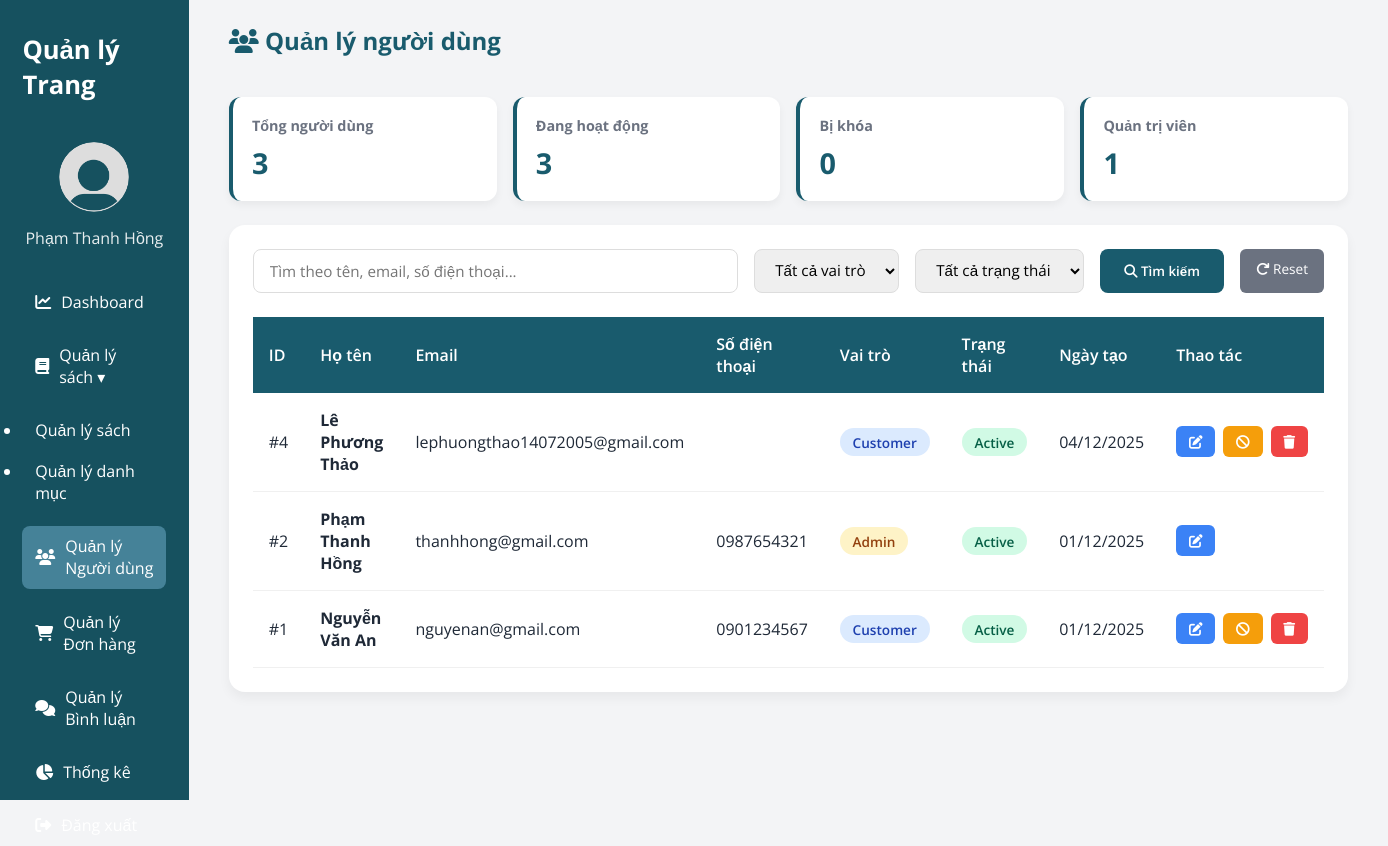
/admin_usermanagement.php (signed in), run on the app's committed database.
### tables this page shows
CREATE TABLE `users` (
  `user_id` int(11) NOT NULL,
  `full_name` varchar(100) NOT NULL,
  `email` varchar(150) NOT NULL,
  `password` varchar(255) NOT NULL,
  `phone` varchar(20) NOT NULL,
  `gender` enum('Nữ','Nam','Khác','') NOT NULL,
  `dob` date NOT NULL,
  `role` enum('customer','admin','','') NOT NULL,
  `created_at` datetime NOT NULL DEFAULT current_timestamp(),
  `status` enum('active','banned','','') NOT NULL,
  `reset_token` varchar(64) DEFAULT NULL,
  `token_expiry` datetime DEFAULT NULL,
  `login_attempts` int(11) DEFAULT 0,
  `last_attempt` datetime DEFAULT NULL
);

### admin_usermanagement.php (the view, shortened to what this page needs)
<?php
include 'connect.php';
$search = '';
$where = "WHERE 1=1";
$users_query = "SELECT * FROM users $where ORDER BY user_id DESC";
$users_result = mysqli_query($ocon, $users_query);
$total_users = mysqli_num_rows($users_result);
$total_active = mysqli_num_rows(mysqli_query($ocon, "SELECT user_id FROM users WHERE status='active'"));
$total_banned = mysqli_num_rows(mysqli_query($ocon, "SELECT user_id FROM users WHERE status='banned'"));
$total_admin = mysqli_num_rows(mysqli_query($ocon, "SELECT user_id FROM users WHERE role='admin'"));
?>
<!DOCTYPE html>
<html lang="vi">
<head>
    <link rel="stylesheet" href="CSS/admin.css">
    <link rel="stylesheet" href="https://cdnjs.cloudflare.com/ajax/libs/font-awesome/6.4.0/css/all.min.css">
</head>
<body>
<?php include 'admin_nav.php'; ?>
<main class="admin_main">
    <div class="admin_topbar">
        <h2><i class="fas fa-users"></i> Quản lý người dùng</h2>
    </div>
    <div class="stats_grid">
        <div class="stat_card">
            <h4>Tổng người dùng</h4>
            <p><?= $total_users ?></p>
        </div>
        <div class="stat_card">
            <h4>Đang hoạt động</h4>
            <p><?= $total_active ?></p>
        </div>
        <div class="stat_card">
            <h4>Bị khóa</h4>
            <p><?= $total_banned ?></p>
        </div>
        <div class="stat_card">
            <h4>Quản trị viên</h4>
            <p><?= $total_admin ?></p>
        </div>
    </div>
    <div class="user_table_container">
        <form method="GET" class="search_bar">
            <input type="text" name="search" placeholder="Tìm theo tên, email, số điện thoại..."
                   value="<?= htmlspecialchars($search) ?>">
            <select name="role">
                <option value="">Tất cả vai trò</option>
            </select>
            <select name="status">
                <option value="">Tất cả trạng thái</option>
            </select>
            <button type="submit"><i class="fas fa-search"></i> Tìm kiếm</button>
            <a href="admin_usermanagement.php" class="btn" style="background:#6b7280;padding:0.6rem 1rem;">
                <i class="fas fa-redo"></i> Reset
            </a>
        </form>
        <?php if (mysqli_num_rows($users_result) > 0): ?>
            <table class="user_table">
                <thead>
                    <tr>
                        <th>ID</th>
                        <th>Họ tên</th>
                        <th>Email</th>
                        <th>Số điện thoại</th>
                        <th>Vai trò</th>
                        <th>Trạng thái</th>
                        <th>Ngày tạo</th>
                        <th>Thao tác</th>
                    </tr>
                </thead>
                <tbody>
                    <?php while ($user = mysqli_fetch_assoc($users_result)): ?>
                        <tr>
                            <td>#<?= $user['user_id'] ?></td>
                            <td><strong><?= htmlspecialchars($user['full_name']) ?></strong></td>
                            <td><?= htmlspecialchars($user['email']) ?></td>
                            <td><?= htmlspecialchars($user['phone']) ?></td>
                            <td>
                                <span class="badge <?= $user['role'] ?>">
                                    <?= ucfirst($user['role']) ?>
                                </span>
                            </td>
                            <td>
                                <span class="badge <?= $user['status'] ?>">
                                    <?= ucfirst($user['status']) ?>
                                </span>
                            </td>
                            <td><?= date('d/m/Y', strtotime($user['created_at'])) ?></td>
                            <td>
                                <div class="action_btns">
                                    <button class="btn edit" onclick="openEditModal(<?= htmlspecialchars(json_encode($user)) ?>)">
                                        <i class="fas fa-edit"></i>
                                    </button>
                                    <?php if ($user['user_id'] != $_SESSION['user_id']): ?>
                                        <a href="?toggle_status=<?= $user['user_id'] ?>"
                                           class="btn <?= $user['status']=='active' ? 'block' : 'unblock' ?>"
                                           onclick="return confirm('Xác nhận thay đổi trạng thái?')">
                                            <i class="fas fa-<?= $user['status']=='active' ? 'ban' : 'check' ?>"></i>
                                        </a>
                                        <a href="?delete=<?= $user['user_id'] ?>"
                                           class="btn delete"
                                           onclick="return confirm('Bạn có chắc muốn xóa người dùng này?')">
                                            <i class="fas fa-trash"></i>
                                        </a>
                                    <?php endif; ?>
                                </div>
                            </td>
                        </tr>
                    <?php endwhile; ?>
                </tbody>
            </table>
        <?php endif; ?>
    </div>
</main>
</body>
</html>

### CSS/admin.css (style rules this page uses)
:root { --primary: #195b6d; --accent: #538297; --orange: #F59E0B; --bg: #f3f4f6; --dark: #1f2937; --white: #ffffff; --text: #1F2937; --radius: 16px; }
* { margin: 0; padding: 0; box-sizing: border-box; font-family: 'Open Sans', sans-serif; }
body { display: flex; min-height: 100vh; background: var(--bg); color: var(--text); }
main { flex: 1; padding: 1.5rem 2.5rem; }
.admin_topbar { display: flex; justify-content: space-between; align-items: center; margin-bottom: 2.5rem; }
.admin_topbar h2 { color: var(--primary); }

### admin_usermanagement.php (style rules this page uses)
.user_table_container { background: white; padding: 1.5rem; border-radius: 16px; box-shadow: 0 6px 12px rgba(0,0,0,0.05); margin-top: 1.5rem; }
.search_bar { display: flex; gap: 1rem; margin-bottom: 1.5rem; flex-wrap: wrap; }
.search_bar input, .search_bar select { padding: 0.6rem 1rem; border: 1px solid #ddd; border-radius: 8px; font-size: 0.95rem; }
.search_bar input[type="text"] { flex: 1; min-width: 250px; }
.search_bar button { padding: 0.6rem 1.5rem; background: var(--primary); color: white; border: none; border-radius: 8px; cursor: pointer; font-weight: 600; transition: 0.3s; }
.user_table { width: 100%; border-collapse: collapse; margin-top: 1rem; }
.user_table th { background: var(--primary); color: white; padding: 1rem; text-align: left; font-weight: 600; }
.user_table td { padding: 1rem; border-bottom: 1px solid #f0f0f0; }
.badge { padding: 0.3rem 0.8rem; border-radius: 20px; font-size: 0.85rem; font-weight: 600; }
.badge.admin { background: #fef3c7; color: #92400e; }
.badge.customer { background: #dbeafe; color: #1e40af; }
.badge.active { background: #d1fae5; color: #065f46; }
.action_btns { display: flex; gap: 0.5rem; }
.btn { padding: 0.4rem 0.8rem; border: none; border-radius: 6px; cursor: pointer; font-size: 0.85rem; transition: 0.3s; text-decoration: none; color: white; }
.btn.edit { background: #3b82f6; }
.btn.block { background: #f59e0b; }
.btn.delete { background: #ef4444; }
.stats_grid { display: grid; grid-template-columns: repeat(auto-fit, minmax(200px, 1fr)); gap: 1rem; margin-bottom: 1.5rem; }
.stat_card { background: white; padding: 1.2rem; border-radius: 12px; box-shadow: 0 4px 8px rgba(0,0,0,0.05); border-left: 4px solid var(--primary); }
.stat_card h4 { font-size: 0.9rem; color: #6b7280; margin-bottom: 0.5rem; }
.stat_card p { font-size: 1.8rem; font-weight: 700; color: var(--primary); }

### data on the page
users: user_id "4", full_name "Lê Phương Thảo", email "lephuongthao14072005@gmail.com", role "Customer", status "Active", created_at "04/12/2025"
users: user_id "2", full_name "Phạm Thanh Hồng", email "thanhhong@gmail.com", phone "0987654321", role "Admin", status "Active", created_at "01/12/2025"
users: user_id "1", full_name "Nguyễn Văn An", email "nguyenan@gmail.com", phone "0901234567", role "Customer", status "Active", created_at "01/12/2025"

### other printed values
$admin_name "Phạm Thanh Hồng"
$total_users "3"
$total_active "3"
$total_banned "0"
$total_admin "1"
